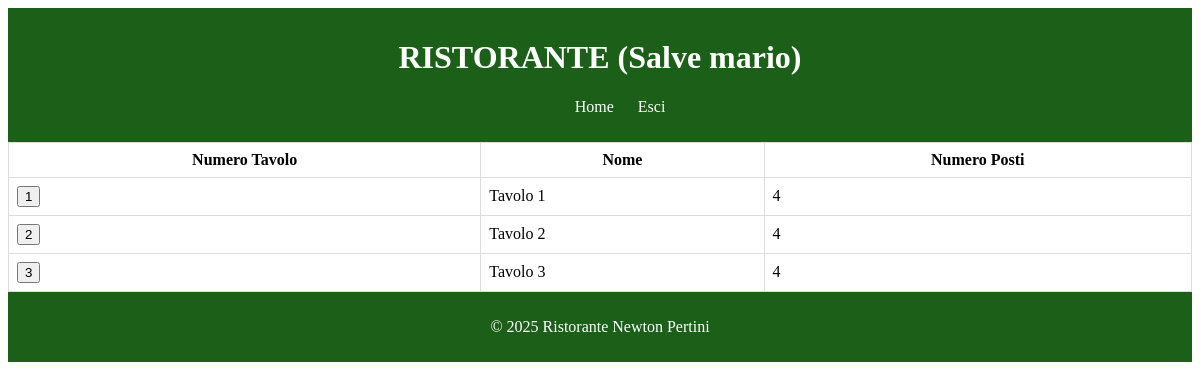
/listaTavoli.php (signed in), run on the app's committed database.
### tables this page shows
CREATE TABLE `tavoli` (
  `numero` int(11),
  `nome` varchar(255) NOT NULL,
  `numeroPosti` int(11) NOT NULL,
  PRIMARY KEY (`numero`)
);

### listaTavoli.php (the view, shortened to what this page needs)
<?php
    $con = mysqli_connect('127.0.0.1', 'root', '', 'ristorante');
    $query = "SELECT * FROM tavoli";
    $tavoli = mysqli_query($con, $query);
?>
<!DOCTYPE html>
<html lang="en">
<head>
    <link rel="stylesheet" href="style.css">
</head>
<body>
    <?php
    require_once('headerUtente.php');
    ?>
    <main>
        <table>
            <tr>
                <th>Numero Tavolo</th>
                <th>Nome</th>
                <th>Numero Posti</th>
            </tr>
            <?php
                $tavolo = mysqli_fetch_assoc($tavoli);
                while($tavolo != null){
                    echo "<tr>";
                    echo "<td>
                    <form method='POST' action='visualizzaOrdine.php'>
                        <input type='hidden' name='numeroTavolo' value='$tavolo[numero]'>
                        <button type='submit' name='verbo' value='visualizzaOrdine'>
                            $tavolo[numero]
                        </button>
                    </form></td>";
                    echo "<td>" . $tavolo['nome'] . "</td>";
                    echo "<td>" . $tavolo['numeroPosti']. "</td>";
                    echo "</tr>";
                    $tavolo = mysqli_fetch_assoc($tavoli);
                }
            ?>
        </table>
    </main>
    <?php
        require_once('footer.php');
    ?>
</body>
</html>

### style.css (style rules this page uses)
table { width: 100%; border-collapse: collapse; border: 1px solid #ddd; }
table th, table td { border: 1px solid #ddd; padding: 8px; }

### data on the page
tavoli: numero "1", nome "Tavolo 1", numeroPosti "4"
tavoli: numero "2", nome "Tavolo 2", numeroPosti "4"
tavoli: numero "3", nome "Tavolo 3", numeroPosti "4"

### other printed values
$_SESSION[username] "mario"
